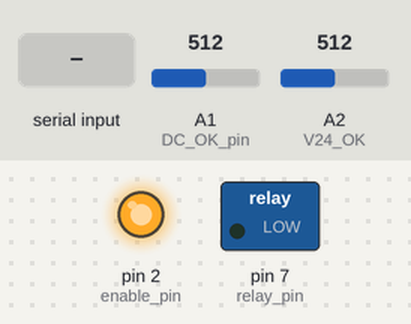
The sketch below on a simulated Arduino Uno, built with avr-gcc and run on an emulated ATmega328P. On the bench: switched loads named in the sketch (green lamp = pin HIGH), output pins drawn as LEDs (lit = HIGH). The inputs (shaded band) are chosen by the test bench; at power-on: A1 (DC_OK_pin) = 512, A2 (V24_OK) = 512. What the sketch prints to the serial monitor is not drawn.

Above: at 3.2 s.
3.3 s: byte 97 (0x61) received over Serial
At 5.3 s:
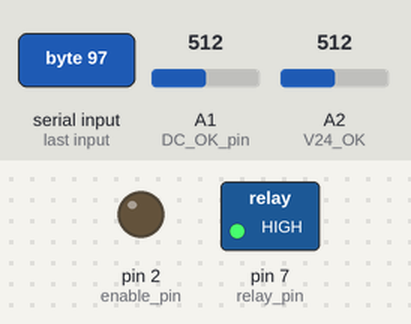
5.8 s: byte 100 (0x64) received over Serial
At 6.6 s:
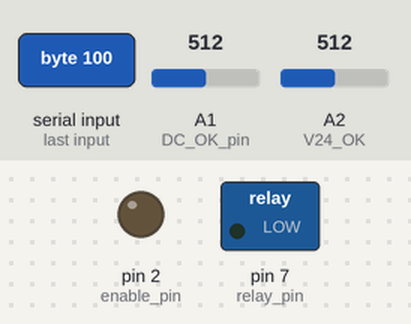
12.8 s: byte 98 (0x62) received over Serial
At 14.1 s:
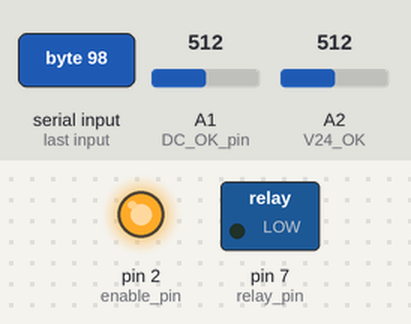
15.3 s: byte 99 (0x63) received over Serial
At 16.2 s:
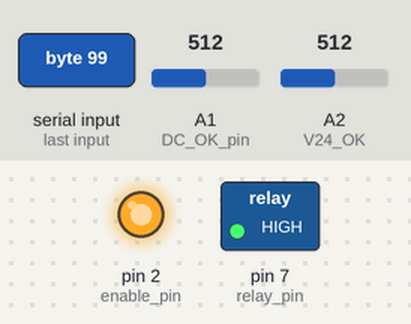
Timing chart, 0 to 18.3 s (numbered marks = the images above; inputs shaded):
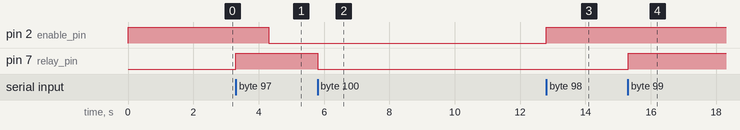

Measured:
- after the input at 3.3 s, pin 2 (enable_pin): HIGH → LOW after 1.0 s; pin 7 (relay_pin): LOW → HIGH at once
- after the input at 5.8 s, pin 7 (relay_pin): HIGH → LOW at once
- after the input at 12.8 s, pin 2 (enable_pin): LOW → HIGH at once
- after the input at 15.3 s, pin 7 (relay_pin): LOW → HIGH at once

The sketch:

ampli_controller.ino
```cpp
#include <avr/wdt.h>
#define enable_pin 2
#define relay_pin 7
#define pausa 1000

bool printing=false;

int DC_OK_pin=A1;
int V24_OK=A2;

char char_in = ' ';
unsigned long prev_time_info = 0;


struct state {
  uint8_t id;
  uint8_t enable_state;
  uint8_t relay_state;
  uint8_t DC_OK;

  uint8_t V24;
  uint8_t temp;
  uint8_t tempp;
  uint8_t endd;
} stato;

void setup() {
  Serial.begin(9600);
  if (printing){
    Serial.println(" CONTROLLER ");
  }
  stato.id = 0x40;
  pinMode(enable_pin, OUTPUT);
  pinMode(relay_pin, OUTPUT);
  digitalWrite(enable_pin, HIGH);     // 24V OFF
  digitalWrite(relay_pin, LOW);
  printState();

  delay(2000);
}

void loop() {
  read_commandss();
  displayInfo();

  delay(10);
}

void(* Reset)(void) = 0;

void read_commandss() {
  if (Serial.available() > 0) {
    char_in = Serial.read();
    exec_command();
  }
}

void exec_command() {
  switch (char_in) {
    case 0x61:    // sequenza di accensione
      digitalWrite(relay_pin, HIGH);
      beacon();
      printState();
      delay(pausa);
      digitalWrite(enable_pin, LOW);
      break;
    case 0x62:      // sequenza di spegnimento
      digitalWrite(enable_pin, HIGH);
      beacon();
      printState();
      delay(pausa);
      digitalWrite(relay_pin, LOW);
      break;
    case 0x63:     // relay pin HIGH
      digitalWrite(relay_pin, HIGH);
      break;
    case 0x64:     // relay pin LOW
      digitalWrite(relay_pin, LOW);
      break;
    case 0x65:     // enable pin HIGH
      digitalWrite(enable_pin, HIGH);
      break;
    case 0x66:     // enable pin LOW
      digitalWrite(enable_pin, LOW);
      break;
    case 0x67:                            // reset
      Reset();
      break;
  }
}

void read_statePin() {
  stato.enable_state = digitalRead(enable_pin);
  stato.relay_state  = digitalRead(relay_pin);
  stato.DC_OK        = analogRead(DC_OK_pin)/4;
  stato.V24          = analogRead(V24_OK)/4;
}

void displayInfo(){
  if (millis() > prev_time_info + 1000 ){
    printState();
    beacon();
    prev_time_info = millis();
  }
}

void beacon(){
  if (!printing){
    read_statePin();
    Serial.write((uint8_t *)&stato,sizeof(state));
  }
}

void printState(){
  if (printing){
    read_statePin();
    Serial.print(millis());
    Serial.print(" - Enable state: ");
    Serial.print(stato.enable_state);
    Serial.print(" Relay state: ");
    Serial.print(stato.relay_state);
    Serial.print(" DC_OK: ");
    Serial.print(stato.DC_OK);
    Serial.print(" 24V: ");
    Serial.print(stato.V24);
    Serial.println(" ");
  }
}
```
